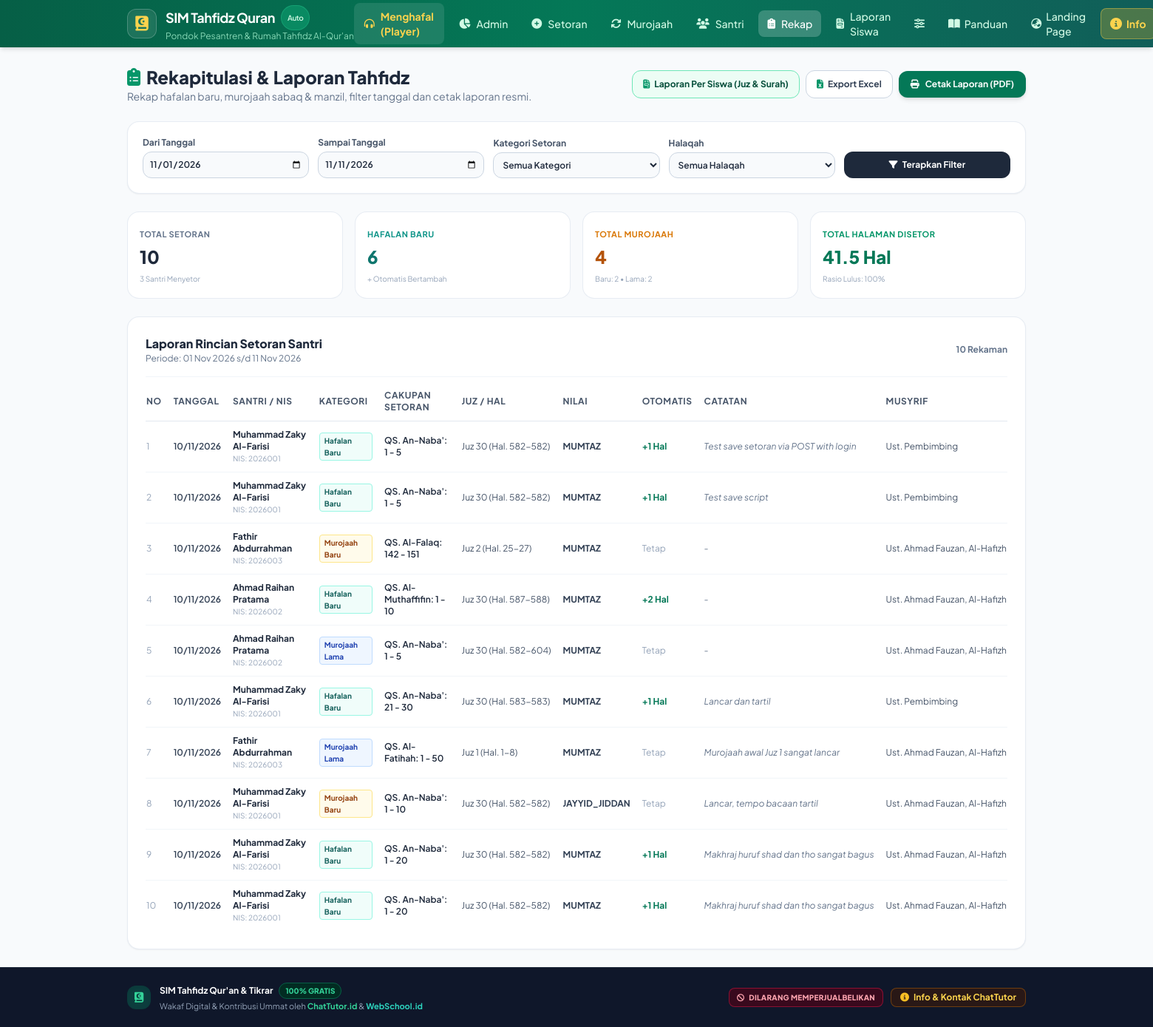
The app's page /rekap (signed in), older data.
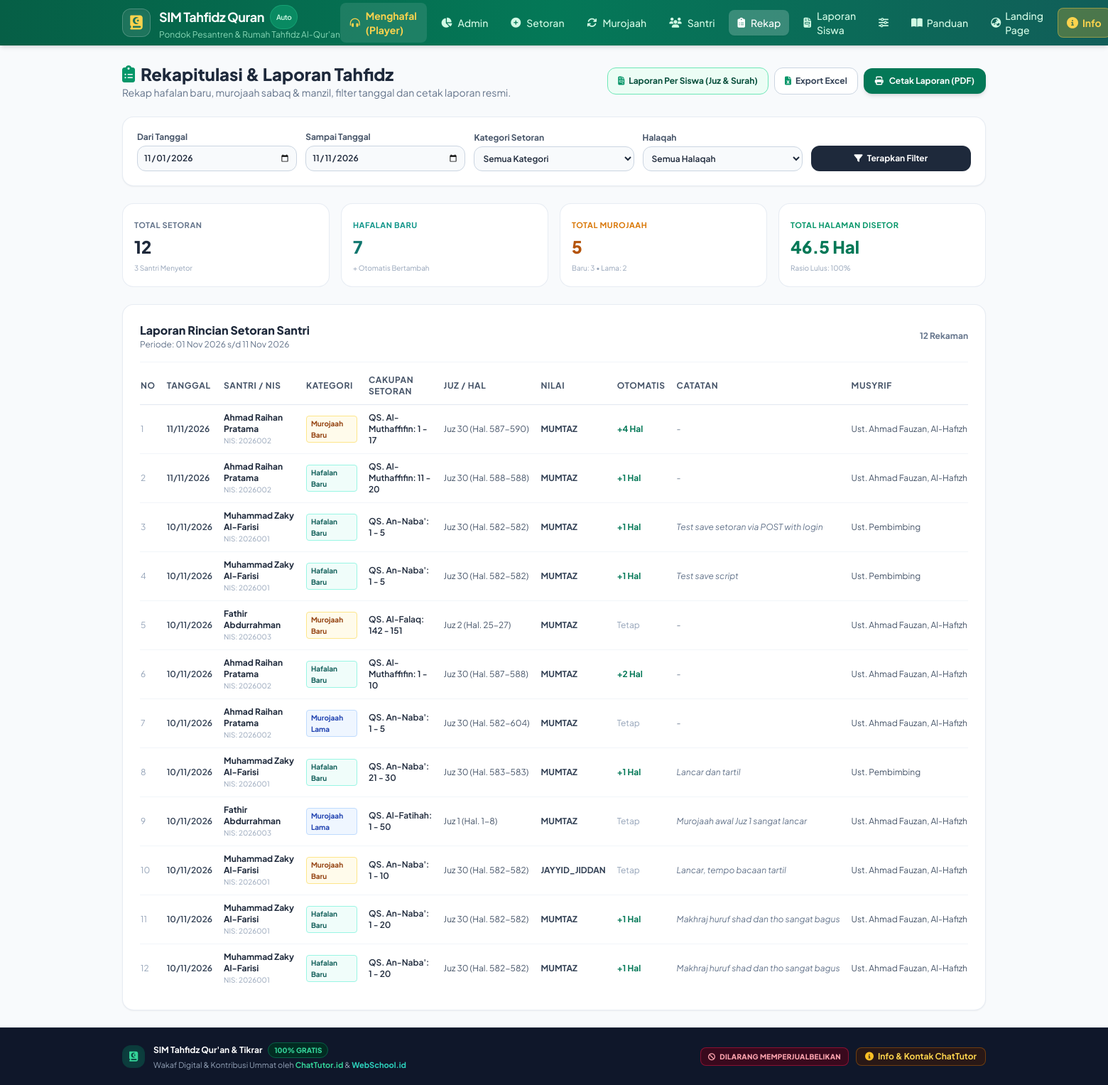
The same page, newer data.
### tables this page shows
CREATE TABLE pengaturan (
                kunci TEXT PRIMARY KEY,
                nilai TEXT
            );

CREATE TABLE setoran (
                id INTEGER PRIMARY KEY AUTOINCREMENT,
                santri_id INTEGER NOT NULL,
                jenis_setoran TEXT NOT NULL CHECK(jenis_setoran IN ('hafalan_baru', 'murojaah_baru', 'murojaah_sebelumnya')),
                surah_mulai_id INTEGER NOT NULL,
                ayat_mulai INTEGER NOT NULL,
                surah_selesai_id INTEGER NOT NULL,
                ayat_selesai INTEGER NOT NULL,
                halaman_mulai INTEGER NOT NULL,
                halaman_selesai INTEGER NOT NULL,
                juz INTEGER NOT NULL,
                jumlah_halaman REAL NOT NULL DEFAULT 1.0,
                penilaian TEXT NOT NULL CHECK(penilaian IN ('mumtaz', 'jayyid_jiddan', 'jayyid', 'maqbul', 'rasib')),
                status_kelulusan TEXT NOT NULL CHECK(status_kelulusan IN ('lulus', 'ulang')),
                perubahan_otomatis TEXT DEFAULT 'tetap', -- 'tambah', 'kurang', 'tetap'
                catatan TEXT,
                musyrif_nama TEXT,
                tanggal_setoran DATE NOT NULL,
                created_at DATETIME DEFAULT CURRENT_TIMESTAMP,
                FOREIGN KEY (santri_id) REFERENCES santri(id) ON DELETE CASCADE
            );

CREATE TABLE santri (
                id INTEGER PRIMARY KEY AUTOINCREMENT,
                nis TEXT UNIQUE NOT NULL,
                nama TEXT NOT NULL,
                jenis_kelamin TEXT CHECK(jenis_kelamin IN ('L', 'P')) DEFAULT 'L',
                halaqah_id INTEGER,
                target_juz INTEGER DEFAULT 30,
                arah_hafalan TEXT DEFAULT 'juz30_mundur', -- 'juz30_mundur' atau 'juz1_maju'
                terakhir_surah_id INTEGER DEFAULT 78,
                terakhir_ayat INTEGER DEFAULT 0,
                terakhir_halaman INTEGER DEFAULT 582,
                terakhir_juz INTEGER DEFAULT 30,
                total_halaman_hafal REAL DEFAULT 0,
                total_juz_hafal REAL DEFAULT 0,
                status_aktif INTEGER DEFAULT 1,
                foto TEXT,
                created_at DATETIME DEFAULT CURRENT_TIMESTAMP,
                updated_at DATETIME DEFAULT CURRENT_TIMESTAMP,
                FOREIGN KEY (halaqah_id) REFERENCES halaqah(id) ON DELETE SET NULL
            );

### views/rekap.php (the view, shortened to what the rows shown need)
<?php
$db = Database::getConnection();
$startDate = $_GET['start_date'] ?? date('Y-m-01');
$endDate = $_GET['end_date'] ?? date('Y-m-d');
$sql = "
    SELECT st.*, s.nama as santri_nama, s.nis as santri_nis, h.nama as halaqah_nama
    FROM setoran st
    JOIN santri s ON st.santri_id = s.id
    LEFT JOIN halaqah h ON s.halaqah_id = h.id
    WHERE st.tanggal_setoran BETWEEN ? AND ?
";
$params = [$startDate, $endDate];
$sql .= " ORDER BY st.tanggal_setoran DESC, st.id DESC";
$stmt = $db->prepare($sql);
$stmt->execute($params);
$data = $stmt->fetchAll();
?>
<div class="space-y-6">
    <div class="flex flex-col sm:flex-row sm:items-center justify-between gap-4">
        <div>
            <h2 class="text-2xl font-extrabold text-slate-800 flex items-center gap-2">
                <i class="fa-solid fa-clipboard-list text-emerald-600"></i> Rekapitulasi & Laporan Tahfidz
            </h2>
        </div>
    </div>
    <div class="bg-white rounded-2xl shadow-sm border border-slate-200/80 p-5 sm:p-6">
        <?php if (empty($data)): ?>
            <div class="text-center py-12 text-slate-400 text-xs">
                Tidak ada data setoran yang cocok dengan filter yang dipilih.
            </div>
        <?php else: ?>
            <div class="overflow-x-auto">
                <table class="w-full text-left text-xs">
                    <thead>
                        <tr class="border-b border-slate-200 text-slate-600 font-bold uppercase tracking-wider">
                            <th class="pb-2.5 pr-2">No</th>
                            <th class="pb-2.5 px-2">Tanggal</th>
                            <th class="pb-2.5 px-2">Santri / NIS</th>
                            <th class="pb-2.5 px-2">Kategori</th>
                            <th class="pb-2.5 px-2">Cakupan Setoran</th>
                            <th class="pb-2.5 px-2">Juz / Hal</th>
                            <th class="pb-2.5 px-2">Nilai</th>
                            <th class="pb-2.5 px-2">Otomatis</th>
                            <th class="pb-2.5 px-2">Catatan</th>
                            <th class="pb-2.5 pl-2">Musyrif</th>
                        </tr>
                    </thead>
                    <tbody class="divide-y divide-slate-100">
                        <?php foreach ($data as $i => $row):
                            $badgeKategori = match($row['jenis_setoran']) {
                                'hafalan_baru' => ['bg-teal-50 text-teal-800 border-teal-200', 'Hafalan Baru'],
                                'murojaah_baru' => ['bg-amber-50 text-amber-800 border-amber-200', 'Murojaah Baru'],
                                'murojaah_sebelumnya' => ['bg-blue-50 text-blue-800 border-blue-200', 'Murojaah Lama'],
                                default => ['bg-slate-50 text-slate-700', $row['jenis_setoran']]
                            };
                            $autoText = match($row['perubahan_otomatis']) {
                                'tambah' => '<span class="text-emerald-700 font-bold">+'.$row['jumlah_halaman'].' Hal</span>',
                                'kurang' => '<span class="text-rose-700 font-bold">-'.$row['jumlah_halaman'].' Hal</span>',
                                default => '<span class="text-slate-400">Tetap</span>'
                            };
                        ?>
                            <tr class="hover:bg-slate-50/70">
                                <td class="py-2.5 pr-2 text-slate-400"><?= $i + 1 ?></td>
                                <td class="py-2.5 px-2 font-semibold text-slate-700 whitespace-nowrap">
                                    <?= date('d/m/Y', strtotime($row['tanggal_setoran'])) ?>
                                </td>
                                <td class="py-2.5 px-2 font-bold text-slate-800">
                                    <?= htmlspecialchars($row['santri_nama']) ?>
                                    <div class="text-[10px] text-slate-400 font-normal">NIS: <?= htmlspecialchars($row['santri_nis']) ?></div>
                                </td>
                                <td class="py-2.5 px-2">
                                    <span class="inline-block px-1.5 py-0.5 rounded border text-[10px] font-bold <?= $badgeKategori[0] ?>">
                                        <?= $badgeKategori[1] ?>
                                    </span>
                                </td>
                                <td class="py-2.5 px-2 font-semibold text-slate-800">
                                    QS. <?= $row['surah_mulai_nama'] ?>: <?= $row['ayat_mulai'] ?> - <?= $row['ayat_selesai'] ?>
                                </td>
                                <td class="py-2.5 px-2 text-slate-600 whitespace-nowrap">
                                    Juz <?= $row['juz'] ?> (Hal. <?= $row['halaman_mulai'] ?>-<?= $row['halaman_selesai'] ?>)
                                </td>
                                <td class="py-2.5 px-2 uppercase font-bold text-slate-700">
                                    <?= $row['penilaian'] ?>
                                </td>
                                <td class="py-2.5 px-2 whitespace-nowrap">
                                    <?= $autoText ?>
                                </td>
                                <td class="py-2.5 px-2 text-slate-500 italic max-w-xs truncate">
                                    <?= !empty($row['catatan']) ? htmlspecialchars($row['catatan']) : '-' ?>
                                </td>
                                <td class="py-2.5 pl-2 text-slate-600 whitespace-nowrap">
                                    <?= htmlspecialchars($row['musyrif_nama'] ?? 'Musyrif') ?>
                                </td>
                            </tr>
                        <?php endforeach; ?>
                    </tbody>
                </table>
            </div>
        <?php endif; ?>
    </div>
</div>

### views/layout/header.php (shortened to what the rows shown need)
<?php
$namaAplikasi = 'SIM Tahfidz Qur\'an';
$namaPesantren = 'Pondok Pesantren & Rumah Tahfidz';
if (class_exists('App\Database')) {
    try {
        $db = App\Database::getConnection();
        $stmtApp = $db->query("SELECT nilai FROM pengaturan WHERE kunci = 'nama_aplikasi'");
        $valApp = $stmtApp->fetchColumn();
        if ($valApp) $namaAplikasi = $valApp;
        $stmtPes = $db->query("SELECT nilai FROM pengaturan WHERE kunci = 'nama_pesantren'");
        $valPes = $stmtPes->fetchColumn();
        if ($valPes) $namaPesantren = $valPes;
    } catch (\Throwable $e) {}
}
?>
<!DOCTYPE html>
<html lang="id" class="h-full bg-slate-50">
<head>
    <script src="https://cdn.tailwindcss.com"></script>
    <link rel="stylesheet" href="https://cdnjs.cloudflare.com/ajax/libs/font-awesome/6.5.1/css/all.min.css">
</head>
<body class="h-full flex flex-col bg-slate-50 text-slate-800 antialiased pb-20 md:pb-0">
    <header class="bg-gradient-to-r from-emerald-800 via-emerald-700 to-teal-800 text-white shadow-md sticky top-0 z-40 no-print">
        <div class="max-w-7xl mx-auto px-4 sm:px-6 lg:px-8">
            <div class="flex items-center justify-between h-16">
                <div class="flex items-center space-x-3">
                    <a href="player" class="flex items-center space-x-3 group">
                        <div>
                            <h1 class="text-lg font-bold tracking-tight text-white flex items-center gap-2">
                                <?= htmlspecialchars($namaAplikasi) ?>
                                <span class="bg-emerald-500/40 text-emerald-100 text-[10px] px-2 py-0.5 rounded-full font-semibold border border-emerald-400/30">Auto</span>
                            </h1>
                            <p class="text-xs text-emerald-200/80 truncate max-w-[200px] sm:max-w-xs">
                                <?= htmlspecialchars($namaPesantren) ?>
                            </p>
                        </div>
                    </a>
                </div>
            </div>
        </div>
    </header>
    <main class="flex-1 w-full max-w-7xl mx-auto px-4 sm:px-6 lg:px-8 py-6">

Row changes from the older to the newer data that the page shows:
added setoran: tanggal_setoran "11/11/2026", santri.nama "Ahmad Raihan Pratama", santri.nis "2026002", jenis_setoran "Murojaah Baru", surah_mulai_nama "Al-Muthaffifin", ayat_mulai "1", ayat_selesai "17", juz "30", halaman_mulai "587", halaman_selesai "590", penilaian "MUMTAZ", perubahan_otomatis+jumlah_halaman "+4 Hal", musyrif_nama "Ust. Ahmad Fauzan, Al-Hafizh"
added setoran: tanggal_setoran "11/11/2026", santri.nama "Ahmad Raihan Pratama", santri.nis "2026002", jenis_setoran "Hafalan Baru", surah_mulai_nama "Al-Muthaffifin", ayat_mulai "11", ayat_selesai "20", juz "30", halaman_mulai "588", halaman_selesai "588", penilaian "MUMTAZ", perubahan_otomatis+jumlah_halaman "+1 Hal", musyrif_nama "Ust. Ahmad Fauzan, Al-Hafizh"
Text that changed along with them:
$totalSetoran: "10" → "12"
$totalBaru: "6" → "7"
$totalMurojaahBaru + $totalMurojaahLama: "4" → "5"
$totalMurojaahBaru: "2" → "3"
$totalHalaman: "41.5" → "46.5"
